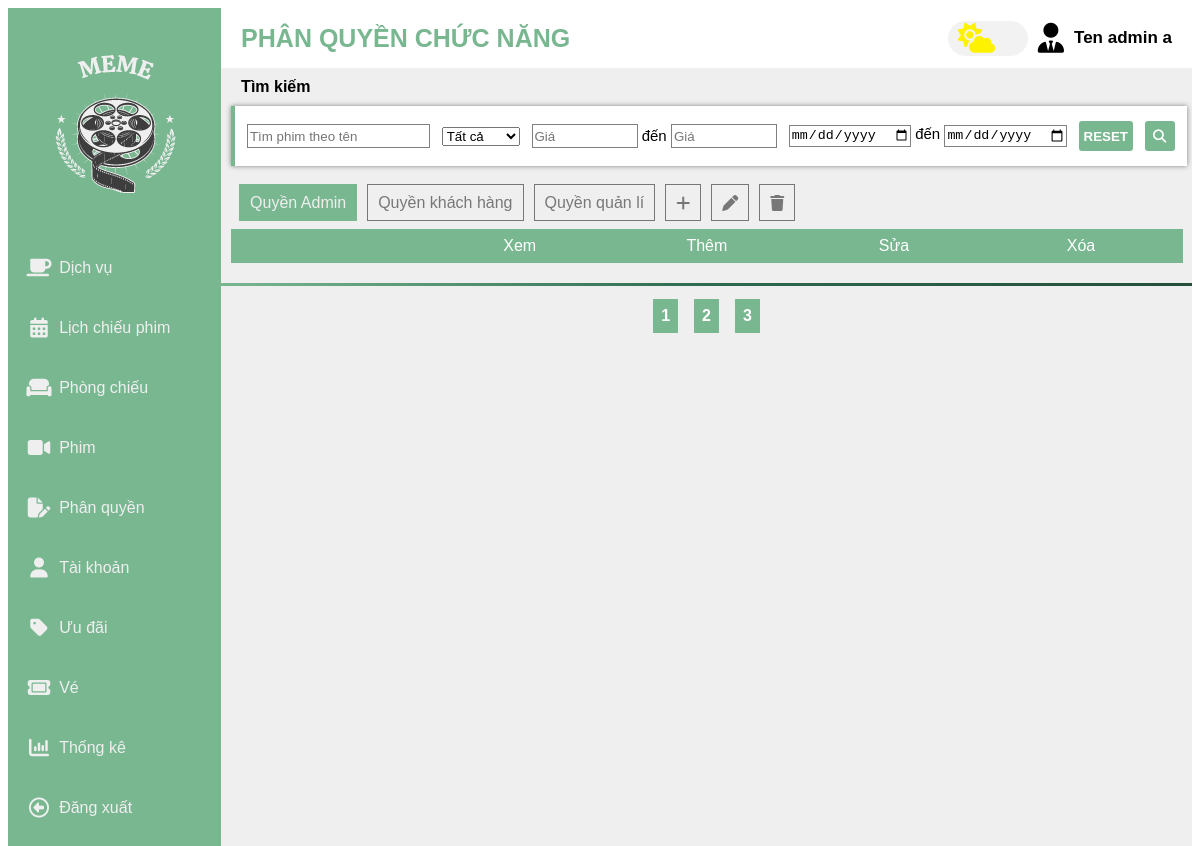
The page /admin.php?page=phanquyenadmin on the database its author committed.
### tables this page shows
CREATE TABLE `quyen` (
  `MAQUYEN` varchar(10) NOT NULL,
  `TENQUYEN` varchar(255) DEFAULT NULL
);

### database/connectDatabase.php (called while the page is built, shortened)
<?php
class connectDatabase{
    public  $conn;
    public function __construct(){
        $this->servername = "localhost";
        $this->username = "root";
        $this->password = "Oanh2004!";
        $this->database = "cinema";
        $this->conn= new mysqli($this->servername,$this->username,$this->password,$this->database);
    }
    public function executeQuery($Querry) {
        try{
            $result = $this->conn->query($Querry);
            return $result;
        }catch(Exception $e){
            echo "Lỗi: " . $e->getMessage();
            return false;
        }
    }
}

### pages/phanquyenadmin.php (the view, shortened to what this page needs)
<?php
require_once('./database/connectDatabase.php');
$conn = new connectDatabase();
$sqlBTNQuyen = "SELECT* FROM quyen ";
$resultBTN = $conn->executeQuery($sqlBTNQuyen);
?>
<div class="phanquyen_wrap" name="QAD">
    <ul class="phanquyen_wrap_quyen" id="phanquyen_wrap_quyen">
        <?php
            if ($resultBTN->num_rows > 0) {
                $flag = true;
                while($row = $resultBTN->fetch_assoc()) {
                    if($flag){
                        echo "<li class='btn_phanquyen quyen_selected' name=".$row['MAQUYEN'].">".$row['TENQUYEN']."</li>";
                        $flag=false;
                    }else{
                        echo "<li class='btn_phanquyen ' name=".$row['MAQUYEN'].">".$row['TENQUYEN']."</li>";
                    }
                }
            } else {
                echo "Sai truy van";
            }
        ?>
        <li class="btn_thaotacphanquyen " name="new_quyen">
            <i class="fa-solid fa-plus"></i>
        </li>
        <li class="btn_thaotacphanquyen" name="edit_quyen">
            <i class="fa-solid fa-pen"></i>
        </li>
        <li class="btn_thaotacphanquyen" name="remove_quyen">
            <i class="fa-solid fa-trash"></i>
        </li>
    </ul>
    <div class="phanquyen_wrap_header">
        <div name="cotdetrong"></div>
        <div class="phanquyen_hanhdong">Xem</div>
        <div class="phanquyen_hanhdong">Thêm</div>
        <div class="phanquyen_hanhdong">Sửa</div>
        <div class="phanquyen_hanhdong">Xóa</div>
    </div>
</div>

### css/admin.css (style rules this page uses)
:root { --primary_color:#79B791; --second_color: rgb(239, 239, 239); --green1: #2d6a4f; --green2: #254e3c; --green3: #0D261d; --light-gray: #c9c3c3; --overlay-gray: rgba(0, 0, 0, 0.5); }
ul { list-style: none; margin: 0; padding: 0; }
.phanquyen_wrap { width: 98%; margin:10px 0 0 10px; }
.phanquyen_wrap_header,.phanquyen_wrap_content,.phanquyen_wrap_quyen,.chucnangcon_wrap { padding: 8px; border-left: 0; text-align: center; background-color: var(--primary_color); color: white; display: grid; grid-template-columns: repeat(5,1fr); }
.phanquyen_wrap_quyen,.chucnangcon_wrap { display: flex; background-color: var(--second_color); }
.phanquyen_wrap_quyen li,.chucnangcon_wrap li { padding: 0 10px; display: flex; justify-content: center; align-items: center; margin-right: 10px; height:35px; width: fit-content; color: var(--overlay-gray); border: 1px solid var(--overlay-gray); }
.phanquyen_wrap_quyen .quyen_selected,.chucnangcon_wrap #chucnangconPhim_selected,.phanquyen_wrap_quyen li:hover,.chucnangcon_wrap li:hover { color: var(--second_color); background-color: var(--primary_color); border: 1px solid transparent; }

### rows shown on the page
quyen: TENQUYEN "Quyền Admin"
quyen: TENQUYEN "Quyền khách hàng"
quyen: TENQUYEN "Quyền quản lí"

### other values the page prints
$tenchucnang "Dịch vụ Lịch chiếu phim Phòng chiếu Phim Phân quyền Tài khoản Ưu đãi Vé Thống kê Đăng xuất"
$chucnang "PHÂN QUYỀN CHỨC NĂNG"
